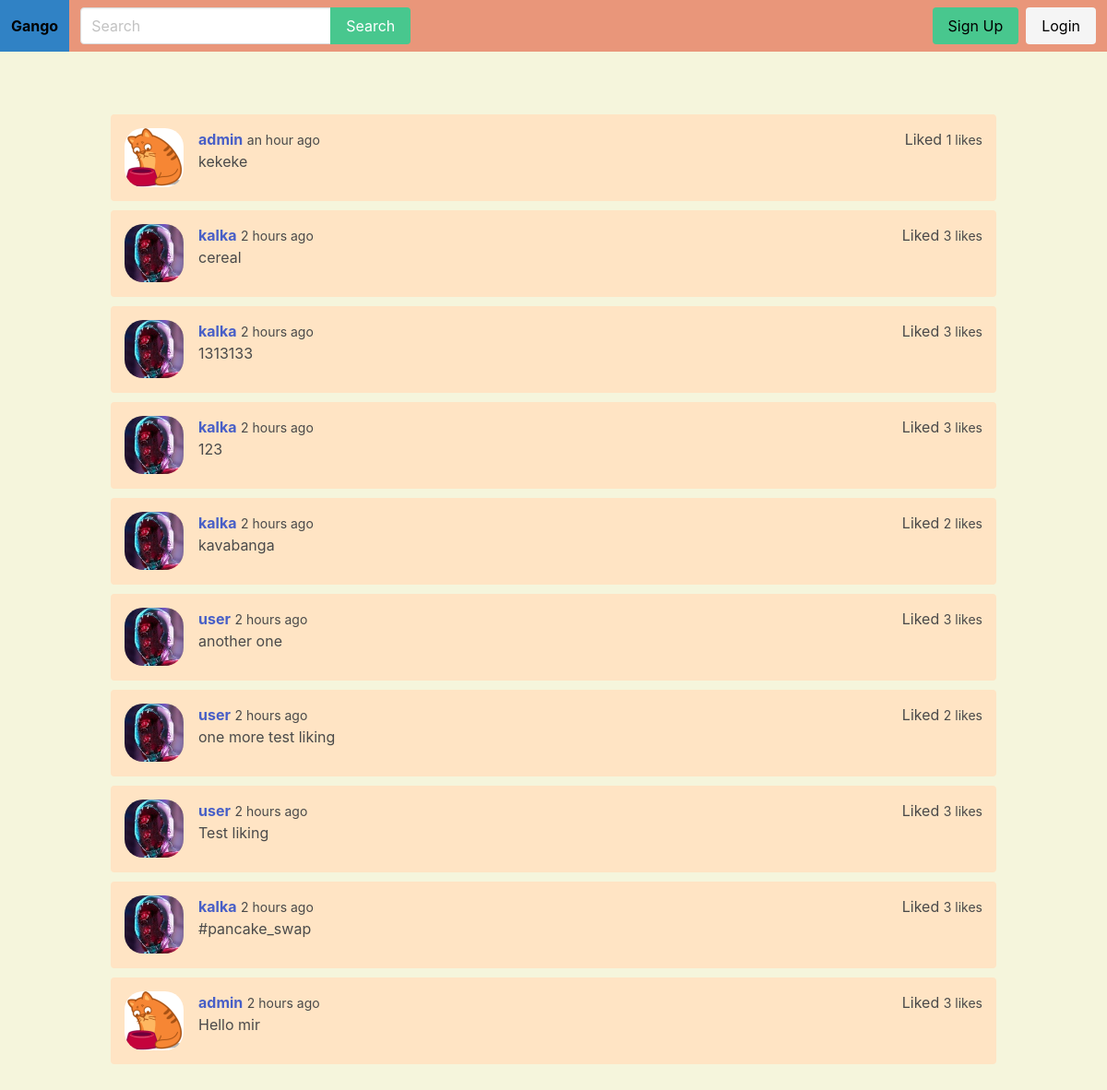
The page / on the database its author committed.
### core/models.py (models this page shows)
class Post(models.Model):
    body = models.CharField(max_length=255)
    created_by = models.ForeignKey(User,related_name='posts',on_delete=models.CASCADE)
    created_at = models.DateTimeField(auto_now_add=True)
    class Meta:
        ordering=('-created_at',)

class Profile(models.Model):
    user = models.OneToOneField(User, on_delete=models.CASCADE)
    follows = models.ManyToManyField('self',related_name='followed_by',symmetrical=False)
    avatar = models.ImageField(upload_to='uploads',default='kot.png')

### core/views.py (the view)
# urls.py: path('',frontpage,name='frontpage'),
def frontpage(request):
    posts = Post.objects.all()
    for post in posts:
        likes = post.likes.filter(created_by_id=request.user.id)
        if likes.count() > 0:
            post.liked = True
        else:
            post.liked = False
    return render(request, 'core/frontpage.html', {'posts': posts})

### core/context_processors.py (called while the page is built)
def notifications(request):
    if request.user.is_authenticated:
        return {'notifications': request.user.notifications.filter(is_read=False)}
    else:
        return {'notifications': []}

### templates/core/frontpage.html (shortened to what this page needs)
{% extends 'core/base.html' %}
{% load humanize %}
{% block content %}
    <div class="container" id="postapp">
        <div class="columns">
            <div class="column is-12">
                <div class="wrapper-posts">
                    {% for post in posts %}
                        <div class="post">
                            <article class="media">
                                <figure class="media-left">
                                    <p class="image is-64x64">
                                        <img src="{{ post.created_by.profile.avatar.url }}" style="border-radius: 20px">
                                    </p>
                                </figure>
                                <div class="media-content">
                                    <div class="content">
                                        <p>
                                            <strong><a
                                                    href="{% url 'profile' post.created_by.username %}"> {{ post.created_by.username }}</a></strong>
                                            <small>{{ post.created_at|naturaltime }}</small>
                                            <br>
                                            {{ post.body }}
                                        </p>
                                    </div>
                                </div>
                                <p>
                                    <span v-if="liked_posts.includes({{ post.id }})">Liked</span>
                                    <small id="{{ post.id }}">{{ post.likes.count }} likes</small>
                                </p>
                            </article>
                        </div>
                    {% endfor %}
                </div>
            </div>
        </div>
    </div>
{% endblock %}

### static/css/main.css (style rules this page uses)
body { background: beige; }
.wrapper-posts { margin-top: 20px; }
.post { margin-bottom: 10px; padding: 15px; border-radius: 4px; background: bisque; }

### rows shown on the page
Post: created_by.profile.avatar (picture), created_by.username "admin", created_at "an hour ago", body "kekeke", likes.count "1"
Post: created_by.profile.avatar (picture), created_by.username "kalka", created_at "2 hours ago", body "cereal", likes.count "3"
Post: created_by.profile.avatar (picture), created_by.username "kalka", created_at "2 hours ago", body "1313133", likes.count "3"
Post: created_by.profile.avatar (picture), created_by.username "kalka", created_at "2 hours ago", body "123", likes.count "3"
Post: created_by.profile.avatar (picture), created_by.username "kalka", created_at "2 hours ago", body "kavabanga", likes.count "2"
Post: created_by.profile.avatar (picture), created_by.username "user", created_at "2 hours ago", body "another one", likes.count "3"
Post: created_by.profile.avatar (picture), created_by.username "user", created_at "2 hours ago", body "one more test liking", likes.count "2"
Post: created_by.profile.avatar (picture), created_by.username "user", created_at "2 hours ago", body "Test liking", likes.count "3"
Post: created_by.profile.avatar (picture), created_by.username "kalka", created_at "2 hours ago", body "#pancake_swap", likes.count "3"
Post: created_by.profile.avatar (picture), created_by.username "admin", created_at "2 hours ago", body "Hello mir", likes.count "3"
